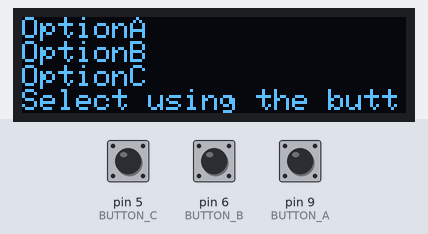
Recording of a sketch running on a simulated Arduino Uno, built with avr-gcc and run on an emulated ATmega328P. On the bench: 128×32 one-colour display. The test bench sets the inputs (shaded band); at power-on: pin 5 (BUTTON_C) HIGH, pin 6 (BUTTON_B) HIGH, pin 9 (BUTTON_A) HIGH. The display library's start-up logo is not drawn; what the sketch prints to the serial monitor is not drawn.

Above: at 2.2 s.
2.3 s: pin 5 (BUTTON_C) pulled LOW for 0.15 s
At 3.5 s:
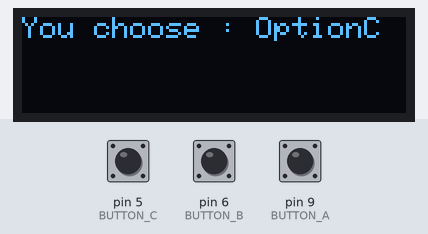
3.9 s: pin 6 (BUTTON_B) pulled LOW for 0.15 s
At 5.1 s:
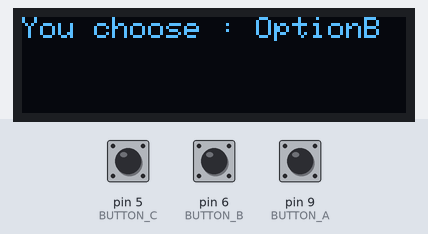
5.5 s: pin 9 (BUTTON_A) pulled LOW for 0.15 s
At 6.4 s:
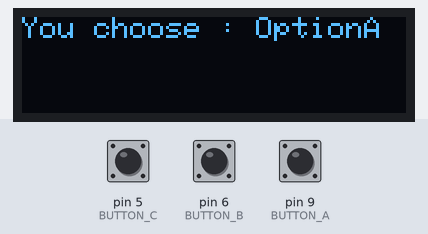
7.1 s: pin 5 (BUTTON_C) pulled LOW for 1 s
At 7.4 s:
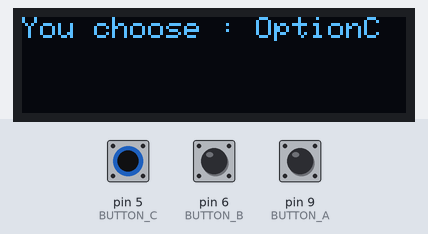
9.6 s: pin 6 (BUTTON_B) pulled LOW for 1 s
At 11.0 s:
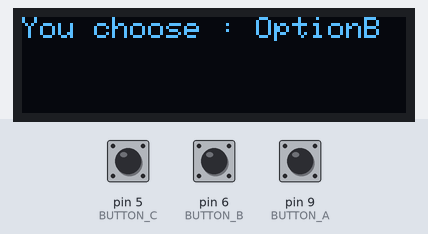
12.1 s: pin 5 (BUTTON_C) pulled LOW for 3.2 s
At 12.4 s:
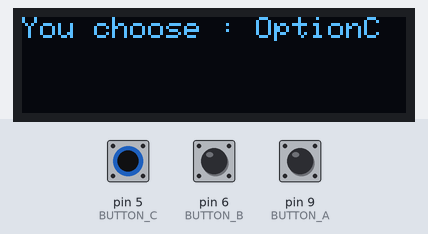
Timing chart, 0 to 15.1 s (numbered marks = the images above; inputs shaded):
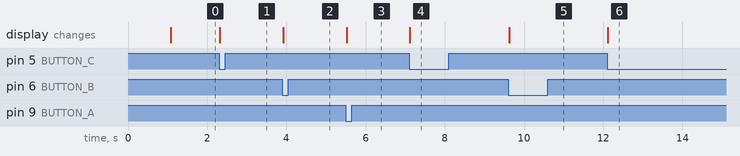

Measured:
- after the input at 2.3 s, the display: changes at once (image 1)
- after the input at 3.9 s, the display: changes at once (image 2)
- after the input at 5.5 s, the display: changes at once (image 3)
- after the input at 7.1 s, the display: changes at once (image 4)
- after the input at 9.6 s, the display: changes at once (image 5)
- after the input at 12.1 s, the display: changes at once (image 6)

The sketch:

Selecting.ino
```cpp
#include <SPI.h>
#include <Wire.h>
#include <Adafruit_GFX.h>
#include <Adafruit_SSD1306.h>

// OLED FeatherWing buttons map to different pins depending on board.
// The I2C (Wire) bus may also be different.

// 32u4, M0, M4, nrf52840 and 328p
  #define BUTTON_A  9
  #define BUTTON_B  6
  #define BUTTON_C  5
  #define WIRE Wire

Adafruit_SSD1306 display = Adafruit_SSD1306(128, 32, &WIRE);

void setup() {
  Serial.begin(9600);

  Serial.println("OLED FeatherWing test");
  // SSD1306_SWITCHCAPVCC = generate display voltage from 3.3V internally
  display.begin(SSD1306_SWITCHCAPVCC, 0x3C); // Address 0x3C for 128x32

  Serial.println("OLED begun");

  // Show image buffer on the display hardware.
  // Since the buffer is intialized with an Adafruit splashscreen
  // internally, this will display the splashscreen.
  display.display();
  delay(1000);

  // Clear the buffer.
  display.clearDisplay();
  display.display();

  Serial.println("IO test");

  pinMode(BUTTON_A, INPUT_PULLUP);
  pinMode(BUTTON_B, INPUT_PULLUP);
  pinMode(BUTTON_C, INPUT_PULLUP);


  // text display tests
  display.setTextSize(1);
  display.setTextColor(SSD1306_WHITE);
  display.setCursor(0,0);
  display.println("OptionA");
  display.println("OptionB");
  display.println("OptionC");
  display.setCursor(0,24);
  display.print("Select using the buttons A, B or C");
  display.display(); // actually display all of the above

}

int choice = 68;
void loop() {

  // Select your option
  while(1){

    if(!digitalRead(BUTTON_A)){
      choice = 65;
    }
    else if(!digitalRead(BUTTON_B)){
      choice = 66;
    }
    else if(!digitalRead(BUTTON_C)){
      choice = 67;
    }
    if(choice != 68){ // if a choice as made quit while loop.
      break;
    }
  }

  display.clearDisplay();
  display.setCursor(0,0);
  display.print("You choose :");
  display.print(" Option");
  display.println(char(choice));
  display.display();

}
```
